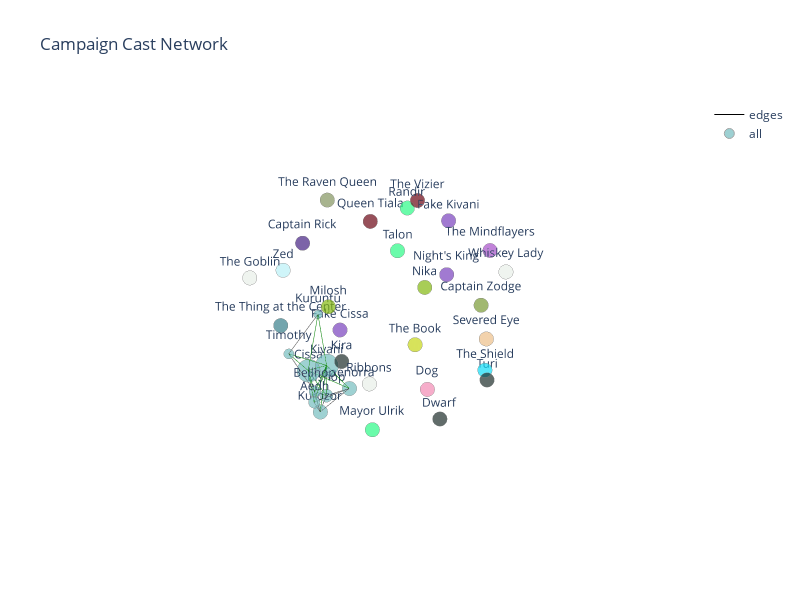

The notebook cell this image was saved under:
### Markdown cell above
### Placed nodes and add traces
(traces are effectively plots that are plotted on top of each other)

### Code cell
placed_nodes = pd.merge(nodes, pd.DataFrame(zip(*get_node_coordinates(dnd, pos_)), 
                                     columns = ["Xn", "Yn", "Zn"]),
                                     left_index = True,
                                     right_index = True)


node_trace = create_node_trace(placed_nodes,
                               name = "all")

edge_trace = create_edge_trace(*get_link_coordinates(dnd, placed_nodes), 
                               links, 
                               name = "edges")

axis = dict(showbackground = True, 
            showline = False, 
            zeroline = False, 
            showgrid = False, 
            showticklabels = False, 
            showspikes = False,
            title = '')

layout = go.Layout(
    title = "Campaign Cast Network",
    plot_bgcolor='#696969',
    width = 800,
    height = 600,
    showlegend = True,
    scene = dict(
        xaxis = dict(axis),
        yaxis = dict(axis),
        zaxis = dict(axis)))

fig = go.Figure(data = [edge_trace, node_trace], 
                layout = layout)

iplot(fig, filename = 'campaign')

### Figure 1 — Plotly figure (JSON) as saved in the notebook; plotly's stock layout.template omitted (floating-point values rounded to 4 significant figures)
{"data": [{"hoverinfo": "text", "line": {"color": ["green", "green", "green", "green", "green", "green", "green", "green", "green", "green", "green", "green", "green", "green", "green", "green", "green", "green", "green", "green", "green", "green", "green", "green", "green", "green", "green", "green", "green", "green", "green", "green", "green", "green", "green", "green", "green", "green", "green", "green", "green", "green", "green", "green", "green"], "width": 1}, "mode": "lines", "name": "edges", "text": ["Friend", "Friend", "Friend", "Friend", "Friend", "Friend", "Friend", "Friend", "Friend", "Friend", "Friend", "Friend", "Friend", "Friend", "Friend", "Friend", "Friend", "Friend", "Friend", "Friend", "Friend", "Friend", "Friend", "Friend", "Friend", "Friend", "Friend", "Friend", "Friend", "Friend", "Friend", "Friend", "Friend", "Friend", "Friend", "Friend", "Friend", "Friend", "Friend", "Friend", "Friend", "Friend", "Friend", "Friend", "Friend"], "type": "scatter3d", "visible": true, "x": [0.5208, 0.4036, null, 0.5208, 0.3479, null, 0.5208, 0.6671, null, 0.5208, 0.5708, null, 0.5208, 0.3928, null, 0.5208, 0.5688, null, 0.5208, 0.6779, null, 0.5208, 0.3001, null, 0.4036, 0.3479, null, 0.4036, 0.6671, null, 0.4036, 0.5708, null, 0.4036, 0.3928, null, 0.4036, 0.5688, null, 0.4036, 0.6779, null, 0.4036, 0.3001, null, 0.3479, 0.6671, null, 0.6671, 0.5708, null, 0.5708, 0.3928, null, 0.5708, 0.5688, null, 0.3928, 0.3001, null, 0.3928, 0.5688, null, 0.5688, 0.3001, null, 0.5688, 0.6779, null, 0.6779, 0.3001, null], "y": [-0.281, -0.1785, null, -0.281, -0.3077, null, -0.281, -0.303, null, -0.281, -0.1466, null, -0.281, -0.2412, null, -0.281, -0.1031, null, -0.281, -0.01091, null, -0.281, -0.02844, null, -0.1785, -0.3077, null, -0.1785, -0.303, null, -0.1785, -0.1466, null, -0.1785, -0.2412, null, -0.1785, -0.1031, null, -0.1785, -0.01091, null, -0.1785, -0.02844, null, -0.3077, -0.303, null, -0.303, -0.1466, null, -0.1466, -0.2412, null, -0.1466, -0.1031, null, -0.2412, -0.02844, null, -0.2412, -0.1031, null, -0.1031, -0.02844, null, -0.1031, -0.01091, null, -0.01091, -0.02844, null], "z": [-0.3841, -0.3367, null, -0.3841, 0.0899, null, -0.3841, -0.129, null, -0.3841, -0.4983, null, -0.3841, -0.7357, null, -0.3841, -0.7064, null, -0.3841, -0.4478, null, -0.3841, -0.5676, null, -0.3367, 0.0899, null, -0.3367, -0.129, null, -0.3367, -0.4983, null, -0.3367, -0.7357, null, -0.3367, -0.7064, null, -0.3367, -0.4478, null, -0.3367, -0.5676, null, 0.0899, -0.129, null, -0.129, -0.4983, null, -0.4983, -0.7357, null, -0.4983, -0.7064, null, -0.7357, -0.5676, null, -0.7357, -0.7064, null, -0.7064, -0.5676, null, -0.7064, -0.4478, null, -0.4478, -0.5676, null]}, {"customdata": [["adventuring bard", "Party"], ["magic initiate", "Party"], ["bored security", "Party"], ["rapier killer", "Party"], ["aspiring monster hunter", "Party"], ["playboy investigaror", "Party"], ["cleric on a mission", "Party"], ["paladin with a dark side", "Party"], ["princess with an attitude", "Party"], ["aide to faenorra", "Last Port"], ["ambitiou king of the mayors", "Last Port"], ["a wise man", "Last Port"], ["long suffering butler", "Vizier"], ["mercenary law enforcement", "Flaming Fist"], ["a very friendly shield", "Shield"], ["don't mess with him", "Hunters"], ["tinfoil conspiracy theorist", "Hunters"], ["superstar blind wizard", "Crew"], ["mellow yellow fellow", "Crew"], ["grumpy dwarf", "Crew"], ["a very evil book", "Book"], ["brain eaters", "Mindflayers"], ["doppelganger?", "Doppelgangers"], ["doppelganger?", "Doppelgangers"], ["man? in need of a cure", "Severed Eyes"], [null, "The Guild"], ["such a cute \"dog\"", "The Mindflayers"], ["prettiest hag you've ever seen", "The Guild"], ["not a goblin", "The Guild"], ["nevermore", "The Raven Queen"], ["a tricky fellow", "Captain Rick"], [null, "Doppelgangers"], ["he's in control", "The Vizier"], ["it's hungry", "The Thing at the Center"], ["leader of the cannibal elves", "The Vizier"]], "hoverinfo": "text", "hovertemplate": "%{text}<br><i>%{customdata[0]}</i><br><b>Affiliation</b>: %{customdata[1]}<br>", "line": {"color": "rgb(125,125,125)", "width": 0.5}, "marker": {"color": ["#74BDC0", "#74BDC0", "#74BDC0", "#74BDC0", "#74BDC0", "#74BDC0", "#74BDC0", "#74BDC0", "#74BDC0", "#29F885", "#29F885", "#29F885", "#B9F0F6", "#789B34", "#10DBF7", "#82B70E", "#82B70E", "#1C2E2B", "#1C2E2B", "#1C2E2B", "#C5D714", "#A54DCA", "#7942BD", "#7942BD", "#EDBF88", "#E7EEE7", "#F289B3", "#E7EEE7", "#E7EEE7", "#84945F", "#442082", "#7942BD", "#6A0512", "#367E8A", "#6A0512"], "size": [16, 16, 6, 7, 8, 9, 10, 8, 10, 10, 10, 10, 10, 10, 10, 10, 10, 10, 10, 10, 10, 10, 10, 10, 10, 10, 10, 10, 10, 10, 10, 10, 10, 10, 10], "symbol": "circle"}, "mode": "markers+text", "name": "all", "showlegend": true, "text": ["Cissa", "Kivani", "Kuruntu", "Timothy", "Bellhop", "Bishop", "Kurozor", "Aedh", "Faenorra", "Talon", "Mayor Ulrik", "Randir", "Zed", "Captain Zodge", "The Shield", "Milosh", "Nika", "Turi", "Kira", "Dwarf", "The Book", "The Mindflayers", "Fake Cissa", "Fake Kivani", "Severed Eye", "Ribbons", "Dog", "Whiskey Lady", "The Goblin", "The Raven Queen", "Captain Rick", "Night's King", "The Vizier", "The Thing at the Center", "Queen Tiala"], "type": "scatter3d", "visible": true, "x": [0.5208, 0.4036, 0.3479, 0.6671, 0.5708, 0.3928, 0.5688, 0.6779, 0.3001, -0.8829, 0.731, -0.148, 0.2511, -0.9195, -0.3033, 0.7083, 0.2074, -0.5782, 0.05952, 0.2377, -0.6902, -0.7838, -0.2031, -0.7575, -0.1175, 0.6168, -0.3858, -0.5281, 0.688, -0.1369, 0.4416, -0.9459, -0.8476, 0.3993, -0.5622], "y": [-0.281, -0.1785, -0.3077, -0.303, -0.1466, -0.2412, -0.1031, -0.01091, -0.02844, -0.6191, 0.7198, 0.1778, -0.8991, 0.3831, 0.8836, 0.3185, 0.672, 0.7539, -0.4164, 0.8991, -0.1749, 0.4871, -0.7442, 0.0764, 0.97, 0.5769, 0.2631, 0.8036, -0.6735, -0.707, -0.2786, -0.04433, -0.3497, -0.8238, -0.6538], "z": [-0.3841, -0.3367, 0.0899, -0.129, -0.4983, -0.7357, -0.7064, -0.4478, -0.5676, 0.07225, -0.1374, 1, 0.2103, -0.1022, -0.1621, 0.6514, 0.728, -0.5316, -0.6509, -0.2753, -0.7435, 0.5394, -0.6027, 0.666, 0.297, 0.1063, -0.8475, 0.5859, 0.4218, 0.7967, 0.775, 0.01944, 0.6869, -0.2689, 0.4815]}], "layout": {"height": 600, "plot_bgcolor": "#696969", "scene": {"xaxis": {"showbackground": false, "showgrid": false, "showline": false, "showspikes": false, "showticklabels": false, "title": {"text": ""}, "zeroline": false}, "yaxis": {"showbackground": false, "showgrid": false, "showline": false, "showspikes": false, "showticklabels": false, "title": {"text": ""}, "zeroline": false}, "zaxis": {"showbackground": false, "showgrid": false, "showline": false, "showspikes": false, "showticklabels": false, "title": {"text": ""}, "zeroline": false}}, "showlegend": true, "title": {"text": "Campaign Cast Network"}, "width": 800}}
